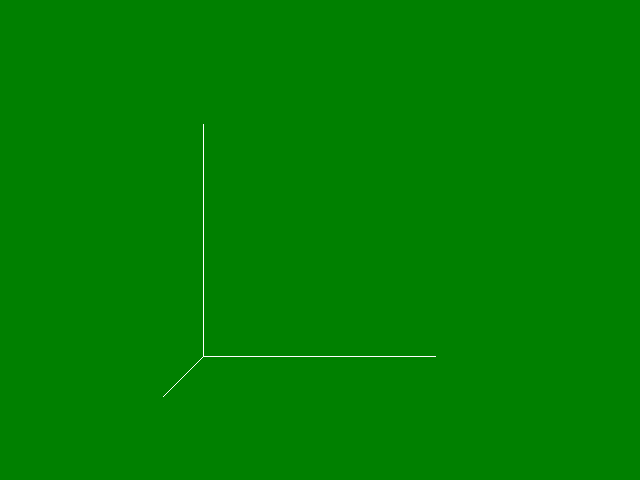

Recreate this plot in Python.
#!/usr/bin/env python

# Convert an undirected graph with explicit vertex positions to vtkPolyData
# and render it using the standard 3D pipeline (mapper → actor → renderer).

# Factory overrides: importing these modules registers the OpenGL rendering
# and interaction style implementations for vtkRenderingCore factory classes.
import vtkmodules.vtkInteractionStyle  # noqa: F401
import vtkmodules.vtkRenderingOpenGL2  # noqa: F401

# VTK pipeline classes used in this example
from vtkmodules.vtkCommonCore import vtkPoints
from vtkmodules.vtkCommonDataModel import vtkMutableUndirectedGraph
from vtkmodules.vtkFiltersSources import vtkGraphToPolyData
from vtkmodules.vtkRenderingCore import (
    vtkActor,
    vtkPolyDataMapper,
    vtkRenderWindow,
    vtkRenderWindowInteractor,
    vtkRenderer,
)

# Colors (normalized RGB)
green_rgb = (0.0, 0.502, 0.0)

# Graph: four vertices with three edges (star topology)
graph = vtkMutableUndirectedGraph()
v1 = graph.AddVertex()
v2 = graph.AddVertex()
v3 = graph.AddVertex()
v4 = graph.AddVertex()

graph.AddEdge(v1, v2)
graph.AddEdge(v1, v3)
graph.AddEdge(v1, v4)

# Points: position each vertex in 3D space
points = vtkPoints()
points.InsertNextPoint(0.0, 0.0, 0.0)
points.InsertNextPoint(1.0, 0.0, 0.0)
points.InsertNextPoint(0.0, 1.0, 0.0)
points.InsertNextPoint(0.0, 0.0, 1.0)
graph.SetPoints(points)

# Filter: convert the graph to polydata (lines connecting vertices)
graph_to_poly = vtkGraphToPolyData()
graph_to_poly.SetInputData(graph)

# Mapper: map polydata to graphics primitives
mapper = vtkPolyDataMapper()
mapper.SetInputConnection(graph_to_poly.GetOutputPort())

# Actor: assign the mapped geometry
actor = vtkActor()
actor.SetMapper(mapper)

# Renderer: assemble the scene
renderer = vtkRenderer()
renderer.AddActor(actor)
renderer.SetBackground(green_rgb)

# Window: display the rendered scene
render_window = vtkRenderWindow()
render_window.AddRenderer(renderer)
render_window.SetWindowName("graph to polydata")
render_window.SetMultiSamples(0)
render_window.SetSize(640, 480)

# Interactor: handle mouse and keyboard events
render_window_interactor = vtkRenderWindowInteractor()
render_window_interactor.SetRenderWindow(render_window)

# Launch the interactive visualization
render_window_interactor.Initialize()
render_window_interactor.Start()
